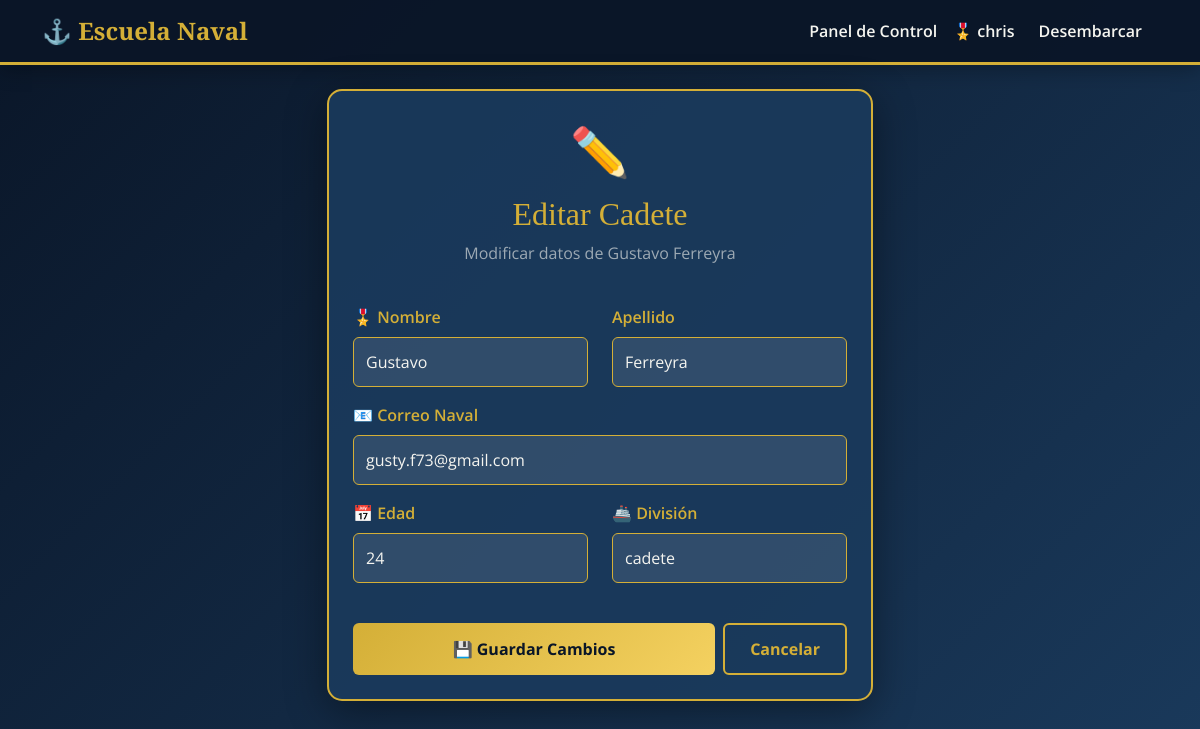
Screenshot of /users/alumnos/editar/4/ (signed in) with the database file from the repository.
### users/models.py (models this page shows, shortened)
class Alumno(models.Model):
    usuario = models.ForeignKey(User, on_delete=models.CASCADE, related_name='alumnos')
    nombre = models.CharField(max_length=100)
    apellido = models.CharField(max_length=100)
    email = models.EmailField()
    edad = models.PositiveIntegerField()
    carrera = models.CharField(max_length=100)
    fecha_registro = models.DateTimeField(auto_now_add=True)
    class Meta:
        ordering = ['-fecha_registro']

### users/views.py (the view)
# urls.py: path('alumnos/editar/<int:pk>/', views.editar_alumno, name='editar_alumno'),
@login_required
def editar_alumno(request, pk):
    alumno = get_object_or_404(Alumno, pk=pk, usuario=request.user)
    if request.method == 'POST':
        form = AlumnoForm(request.POST, instance=alumno)
        if form.is_valid():
            form.save()
            messages.success(request, '¡Datos del cadete actualizados!')
            return redirect('dashboard')
    else:
        form = AlumnoForm(instance=alumno)
    return render(request, 'users/editar_alumno.html', {'form': form, 'alumno': alumno})

### users/forms.py
class AlumnoForm(forms.ModelForm):
    nombre = forms.CharField(
        widget=forms.TextInput(attrs={
            'class': 'form-control',
            'placeholder': 'Nombre del alumno'
        })
    )
    apellido = forms.CharField(
        widget=forms.TextInput(attrs={
            'class': 'form-control',
            'placeholder': 'Apellido del alumno'
        })
    )
    email = forms.EmailField(
        widget=forms.EmailInput(attrs={
            'class': 'form-control',
            'placeholder': 'correo@ejemplo.com'
        })
    )
    edad = forms.IntegerField(
        widget=forms.NumberInput(attrs={
            'class': 'form-control',
            'placeholder': 'Edad'
        })
    )
    carrera = forms.CharField(
        widget=forms.TextInput(attrs={
            'class': 'form-control',
            'placeholder': 'Carrera que estudia'
        })
    )
    class Meta:
        model = Alumno
        fields = ['nombre', 'apellido', 'email', 'edad', 'carrera']

### templates/users/editar_alumno.html (shortened to what this page needs)
{% extends 'base.html' %}
{% block content %}
<div class="row justify-content-center mt-4">
    <div class="col-md-6">
        <div class="card p-4">
            <div class="text-center mb-4">
                <span style="font-size: 3rem;">✏️</span>
                <h2 class="mt-2">Editar Cadete</h2>
                <p style="color: rgba(245,245,240,0.6);">Modificar datos de {{ alumno.nombre }} {{ alumno.apellido }}</p>
            </div>
            <form method="POST">
                <div class="row">
                    <div class="col-md-6 mb-3">
                        <label for="nombre" class="form-label">🎖️ Nombre</label>
                        {{ form.nombre }}
                    </div>
                    <div class="col-md-6 mb-3">
                        <label for="apellido" class="form-label">Apellido</label>
                        {{ form.apellido }}
                    </div>
                </div>
                <div class="mb-3">
                    <label for="email" class="form-label">📧 Correo Naval</label>
                    {{ form.email }}
                </div>
                <div class="row">
                    <div class="col-md-6 mb-3">
                        <label for="edad" class="form-label">📅 Edad</label>
                        {{ form.edad }}
                    </div>
                    <div class="col-md-6 mb-3">
                        <label for="carrera" class="form-label">🚢 División</label>
                        {{ form.carrera }}
                    </div>
                </div>
                <div class="d-flex gap-2 mt-4">
                    <button type="submit" class="btn btn-primary flex-grow-1">💾 Guardar Cambios</button>
                    <a href="{% url 'dashboard' %}" class="btn btn-outline-primary">Cancelar</a>
                </div>
            </form>
        </div>
    </div>
</div>
{% endblock %}

### templates/base.html (shortened to what this page needs)
<!DOCTYPE html>
<html lang="es">
<head>
    <link href="https://cdn.jsdelivr.net/npm/bootstrap@5.3.2/dist/css/bootstrap.min.css" rel="stylesheet">
</head>
<body>
    <nav class="navbar navbar-expand-lg">
        <div class="container">
            <a class="navbar-brand" href="{% url 'home' %}">⚓ Escuela Naval</a>
            <div class="collapse navbar-collapse" id="navbarNav">
                <ul class="navbar-nav ms-auto">
                    {% if user.is_authenticated %}
                        <li class="nav-item">
                            <a class="nav-link" href="{% url 'dashboard' %}">Panel de Control</a>
                        </li>
                        <li class="nav-item">
                            <span class="nav-link">🎖️ {{ user.username }}</span>
                        </li>
                        <li class="nav-item">
                            <form method="POST" action="{% url 'logout' %}">
                                <button type="submit" class="btn-logout">Desembarcar</button>
                            </form>
                        </li>
                    {% endif %}
                </ul>
            </div>
        </div>
    </nav>
    <div class="container mt-4">
        {% block content %}{% endblock %}
    </div>
</body>
</html>

### templates/base.html (style rules this page uses)
:root { --azul-marino: #0a1628; --azul-naval: #1a3a5c; --dorado: #d4af37; --dorado-claro: #f4d160; --blanco-hueso: #f5f5f0; --gris-acero: #4a5568; }
body { background: linear-gradient(135deg, var(--azul-marino) 0%, var(--azul-naval) 100%); min-height: 100vh; font-family: 'Open Sans', sans-serif; color: var(--blanco-hueso); }
.navbar { background: rgba(10, 22, 40, 0.95) !important; border-bottom: 3px solid var(--dorado); box-shadow: 0 4px 20px rgba(0,0,0,0.3); }
.navbar-brand { font-family: 'Cinzel', serif; font-weight: 700; color: var(--dorado) !important; font-size: 1.5rem; }
.nav-link { color: var(--blanco-hueso) !important; font-weight: 600; transition: color 0.3s; }
.btn-logout { background: none; border: none; color: var(--blanco-hueso) !important; font-weight: 600; cursor: pointer; padding: 8px 16px; }
.card { background: rgba(26, 58, 92, 0.9); border: 2px solid var(--dorado); border-radius: 15px; box-shadow: 0 10px 40px rgba(0,0,0,0.4); }
.btn-primary { background: linear-gradient(135deg, var(--dorado) 0%, var(--dorado-claro) 100%); border: none; color: var(--azul-marino); font-weight: 700; padding: 12px 25px; transition: transform 0.3s, box-shadow 0.3s; }
.btn-outline-primary { border: 2px solid var(--dorado); color: var(--dorado); font-weight: 700; padding: 12px 25px; }
.form-control { background: rgba(255,255,255,0.1); border: 1px solid var(--dorado); color: var(--blanco-hueso); padding: 12px; }
.form-control::placeholder { color: rgba(245, 245, 240, 0.5); }
.form-label { color: var(--dorado); font-weight: 600; }
h1, h2, h3 { font-family: 'Cinzel', serif; color: var(--dorado); }
a { color: var(--dorado); }

### rows the page displays
Alumno: nombre "Gustavo", apellido "Ferreyra", email "gusty.f73@gmail.com", edad "24", carrera "cadete"

### other values shown
{{ user.username }} "chris"
